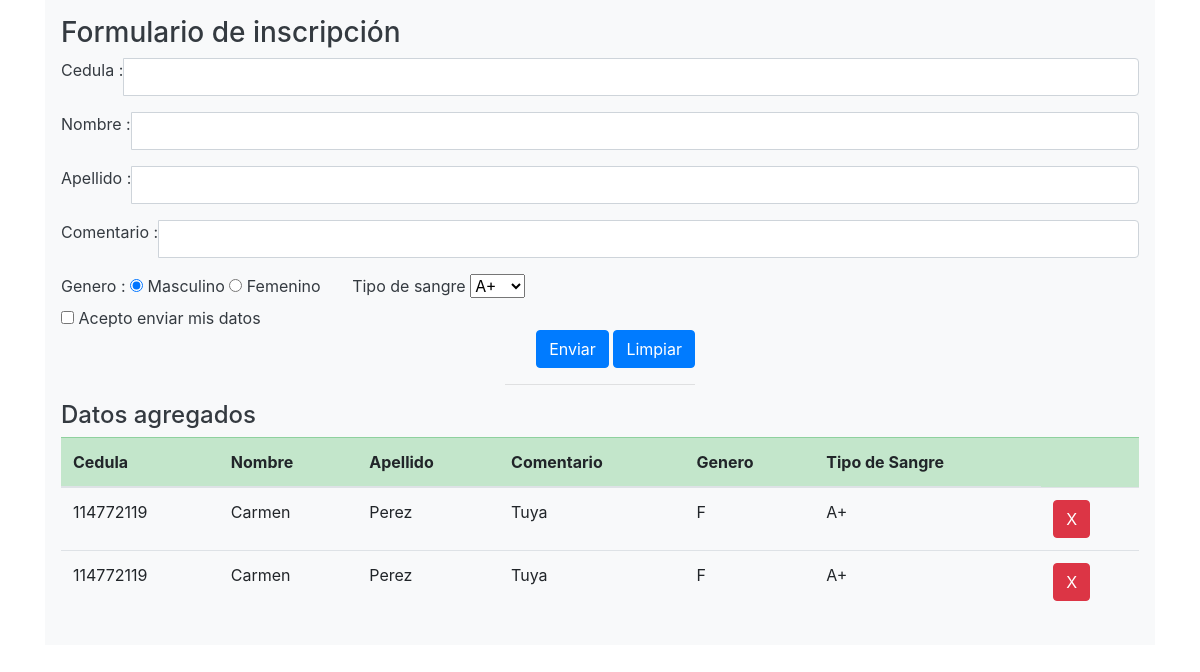
The page / on the database its author committed.
### tables this page shows
CREATE TABLE `personas` (
  `id` int(5) NOT NULL,
  `cedula` int(12) NOT NULL,
  `nombre` varchar(20) NOT NULL,
  `apellido` varchar(20) NOT NULL,
  `comentario` varchar(40) NOT NULL,
  `genero` varchar(20) NOT NULL,
  `sangre` varchar(3) NOT NULL
);

### application/controllers/Main.php (called while the page is built, shortened)
<?php
 class Main extends CI_Controller {
     public function index()
     {
        $this->load->view('inicio');
     }
 }

### index.php (called while the page is built, shortened)
<?php
require_once BASEPATH.'core/CodeIgniter.php';

### application/helpers/core_helper.php (called while the page is built, shortened)
<?php
class core_persona{
        static function listado(){
            $CI =& get_instance();
            $rs= $CI->db->get('personas')->result();
            return $rs;
        }
}

### application/views/inicio.php (the view, shortened to what this page needs)
<!DOCTYPE html>
<html lang="en" dir="ltr">
  <head>
    <link rel="stylesheet" href="https://stackpath.bootstrapcdn.com/bootstrap/4.3.1/css/bootstrap.min.css">
  </head>
  <div class="p-3 mb-2 bg-light text-dark">
  <body class='container'>
    <h3> Formulario de inscripción </h3>
    <form class="form=group" method="post" action="">
      <?= asgInput('cedula','Cedula '); ?>
      <?= asgInput('nombre','Nombre '); ?>
      <?= asgInput('apellido','Apellido '); ?>
      <?= asgInput('comentario','Comentario'); ?>
      <div>
        <label> Genero   : </label>
        <input type="radio" name="genero" value="M" checked/> Masculino
        <input type="radio" name="genero" value="F"/> Femenino &nbsp; &nbsp; &nbsp;
      <label> Tipo de sangre</label>
      <select name ="sangre">
        <option value = "A+">A+ </option>
      </select> <br/>
      </div>
      <input required type="checkbox" /> Acepto enviar mis datos<br/>
      <div class='container' style="text-align: right;width:220px">
        <button class='btn btn-primary'type="submit" >Enviar</button>
        <button onclick="return confirm('¿Estas seguro?')"class='btn btn-primary'type="reset">Limpiar</button>
    </form>
    <hr>
</div>
<h4>Datos agregados </h4>
<table class="table table-stripped">
  <thead>
    <tr class="table-success">
      <th>Cedula </th>
      <th>Nombre </th>
      <th>Apellido </th>
      <th>Comentario </th>
      <th>Genero</th>
      <th>Tipo de Sangre  </th>
      <td> </td>
    </tr>
  </thead>
  <tbody>
<?php
$rs = core_persona::listado();
foreach($rs as $persona){
  $urlBorrar = base_url("index.php/main/borrar/{$persona->id}");
    echo "
    <tr>
    <td>{$persona->cedula}</td>
    <td>{$persona->nombre}</td>
    <td>{$persona->apellido}</td>
    <td>{$persona->comentario}</td>
    <td>{$persona->genero}</td>
    <td>{$persona->sangre}</td>
    <td><a href='$urlBorrar' onclick=\"return confirm('Seguro?'); \" class='btn btn-danger' >X</a></td>
    </tr> ";
  }
 ?>
  </tbody>
</table>
  </body>
</html>

### application/helpers/componentes_helper.php
<?php
function asgInput($nombre, $label){
    return <<< Codigo
        <div  class=' form-group input-group' >
            <label>{$label} :  </label>
            <input  class=' form-control' type='text' name='{$nombre}'/>
         </div>
Codigo;
    }
?>

### rows shown on the page
personas: cedula "114772119", nombre "Carmen", apellido "Perez", comentario "Tuya", genero "F", sangre "A+"
personas: cedula "114772119", nombre "Carmen", apellido "Perez", comentario "Tuya", genero "F", sangre "A+"

### other values the page prints
$label "Cedula Nombre Apellido Comentario"
